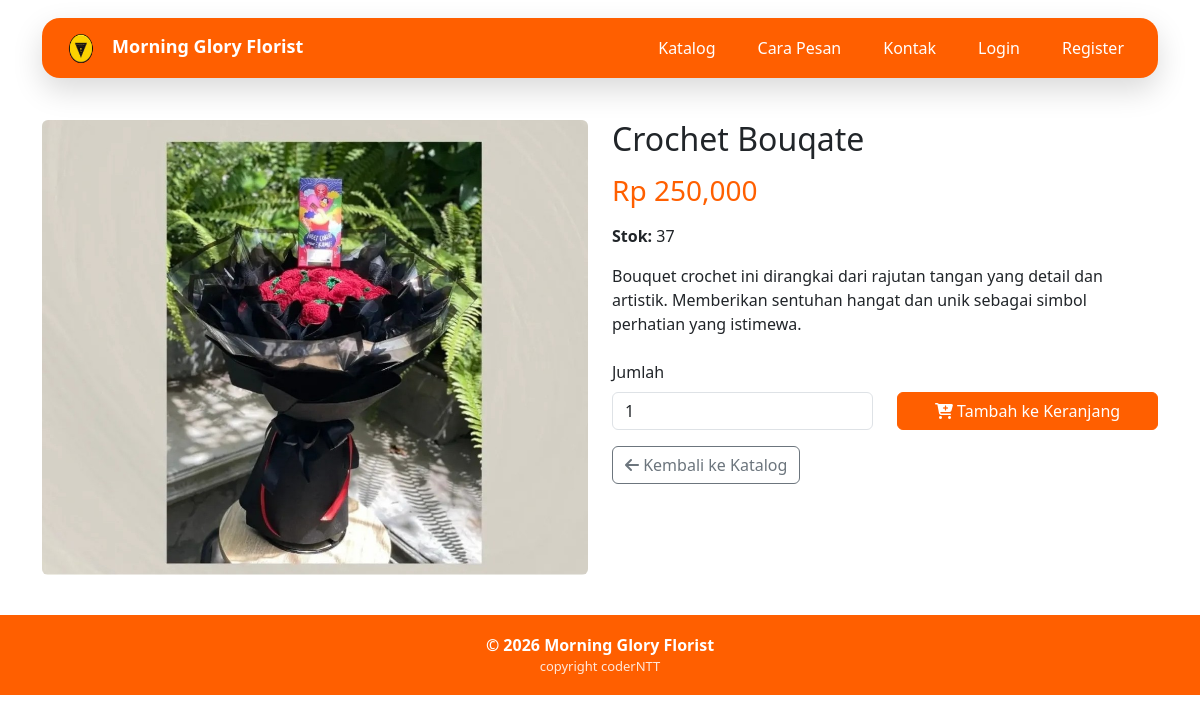
Screenshot of /produk/16/ with the database file from the repository.
### core/models.py (models this page shows, shortened)
class Produk(models.Model):
    idProduk = models.AutoField(primary_key=True)
    namaProduk = models.CharField(max_length=50)
    hargaProduk = models.DecimalField(max_digits=12, decimal_places=2)
    stok = models.PositiveIntegerField(default=0)
    deskripsi = models.TextField(blank=True)
    foto = models.ImageField(upload_to='produk/', blank=True, null=True)
    class Meta:
        verbose_name = "Produk"
        verbose_name_plural = "Produk"

### core/views_pelanggan.py (the view)
def pelanggan_produk_detail(request, idProduk):
    product = get_object_or_404(Produk, idProduk=idProduk)
    context = {'product': product}
    return render(request, 'pelanggan/produk_detail.html', context)

### core/templates/pelanggan/produk_detail.html (shortened to what this page needs)
{% extends 'pelanggan/base.html' %}
{% load humanize %}
{% load static %}
{% block content %}
<div class="row">
    <div class="col-md-6">
        {% if product.foto %}
        <img src="{{ product.foto.url }}" alt="{{ product.namaProduk }}" class="img-fluid rounded">
        {% else %}
        <div class="bg-light d-flex align-items-center justify-content-center rounded" style="height: 400px;">
            <i class="fa-solid fa-seedling" style="font-size: 6rem; color: #ccc;"></i>
        </div>
        {% endif %}
    </div>
    <div class="col-md-6">
        <h2>{{ product.namaProduk }}</h2>
        <h3 class="text-primary-custom mt-3">Rp {{ product.hargaProduk|floatformat:0|intcomma }}</h3>
        <p class="mt-3"><strong>Stok:</strong> {{ product.stok }}</p>
        <p class="mt-3">{{ product.deskripsi }}</p>
        {% if product.stok > 0 %}
        <form method="post" action="{% url 'pelanggan_cart_add' product.idProduk %}" class="mt-4">
            <div class="row">
                <div class="col-6">
                    <label for="qty" class="form-label">Jumlah</label>
                    <input type="number" class="form-control" id="qty" name="qty" value="1" min="1" max="{{ product.stok }}">
                </div>
                <div class="col-6 d-flex align-items-end">
                    <button type="submit" class="btn btn-primary w-100">
                        <i class="fa-solid fa-cart-plus"></i> Tambah ke Keranjang
                    </button>
                </div>
            </div>
        </form>
        {% else %}
        <div class="alert alert-warning mt-4">
            Produk sedang habis stok
        </div>
        {% endif %}
        <a href="{% url 'pelanggan_katalog' %}" class="btn btn-outline-secondary mt-3">
            <i class="fa-solid fa-arrow-left"></i> Kembali ke Katalog
        </a>
    </div>
</div>
{% endblock %}

### core/templates/pelanggan/base.html (style rules this page uses)
:root { --primary-color: #FF5F00; --accent-color: #FFC300; }
body { overflow-x: hidden; }
.btn-primary { background-color: var(--primary-color); border-color: var(--primary-color); }
.text-primary-custom { color: var(--primary-color) !important; }

### rows the page displays
Produk: foto (picture), namaProduk "Crochet Bouqate", hargaProduk "250,000", stok "37", deskripsi "Bouquet crochet ini dirangkai dari rajutan tangan yang detail dan artistik. Memberikan sentuhan hangat dan unik sebagai simbol perhatian yang istimewa."
